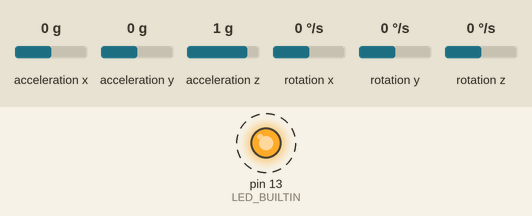
This sketch was run on a simulated Arduino Uno, built with avr-gcc and run on an emulated ATmega328P. Parts: output pins drawn as LEDs (lit = HIGH). Dashed ring = blinking. Inputs (shaded band) come from the test bench; at power-on: acceleration x 0 g, acceleration y 0 g, acceleration z 1 g, rotation x 0 °/s, rotation y 0 °/s, rotation z 0 °/s. What the sketch prints to the serial monitor is not drawn.

Above: at 20.37 s.
Timing chart, 0 to 23.3 s (numbered marks = the images above):
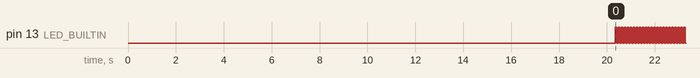

The sketch:

arduino.ino
```cpp
#include <SoftwareSerial.h>

#include "Wire.h"
#include "I2Cdev.h"
#include "MPU6050.h"

SoftwareSerial hc12(4, 5);
MPU6050 accelgyro;

const float pi = acos(-1.0);

float oax, oay, oaz; // 'o' stands for 'offset'
float ogx, ogy, ogz;

float rot_y;

const int samples = 10;
const int initCount = 500;

int lastMicros;

bool blinkLed;

// Returns acceleration, as a multiple of g (gravitational acceleration)
void getAcceleration(float &rrax, float &rray, float &rraz) {
  int16_t ax, ay, az;
  float rax = 0.0, ray = 0.0, raz = 0.0;
  for (int i = 0; i < samples; ++i) {
    accelgyro.getAcceleration(&ax, &ay, &az);
    rax += ax;
    ray += ay;
    raz += az;
  }
  rrax = rax / (samples * 16384.0);
  rray = ray / (samples * 16384.0);
  rraz = raz / (samples * 16384.0);
}

void getRotation(float &rrgx, float &rrgy, float &rrgz) {
  int16_t gx, gy, gz;
  float rgx = 0.0, rgy = 0.0, rgz = 0.0;
  for (int i = 0; i < samples; ++i) {
    accelgyro.getRotation(&gx, &gy, &gz);
    rgx += gx;
    rgy += gy;
    rgz += gz;
  }
  rrgx = rgx / (samples * 131.0);
  rrgy = rgy / (samples * 131.0);
  rrgz = rgz / (samples * 131.0);
}

void initSensor() {
  oax = oay = oaz = ogx = ogy = ogz = 0.0;

  for (int i = 0; i < initCount; ++i) {
    float fax, fay, faz, fgx, fgy, fgz;
    getAcceleration(fax, fay, faz);
    getRotation(fgx, fgy, fgz);
    oax += fax, oay += fay, oaz += faz;
    ogx += fgx, ogy += fgy, ogz += fgz;
    Serial.print("Init: ");
    Serial.print(i);
    Serial.print("/");
    Serial.println(initCount);
  }

  oax /= initCount;
  oay /= initCount;
  oaz /= initCount;

  ogx /= initCount;
  ogy /= initCount;
  ogz /= initCount;
}

void setup() {
  // HC-12 wireless module setup
  pinMode(4, INPUT);
  pinMode(5, OUTPUT);
  hc12.begin(9600);

  // join I2C bus (I2Cdev library doesn't do this automatically)
  Wire.begin();

  // initialize serial communication
  Serial.begin(38400);

  // initialize device
  Serial.println("Initializing I2C devices...");
  accelgyro.initialize();

  // verify connection
  Serial.println("Testing device connections...");
  Serial.println(accelgyro.testConnection() ? "MPU6050 connection successful" : "MPU6050 connection failed");

  // sensor calibration
  initSensor();

  rot_y = 0.0;
  lastMicros = micros();

  // LED
  pinMode(LED_BUILTIN, OUTPUT);
  blinkLed = false;
}

void loop() {
  float ax, ay, az, gx, gy, gz;
//  Serial.println("New loop");
  getAcceleration(ax, ay, az);
//  Serial.println("Got acceleration");
  getRotation(gx, gy, gz);
//  Serial.println("Got rotation");

  float a_z = az - oaz;
  float g_y = gy - ogy;

  int thisMicros = micros();
  rot_y += g_y * (thisMicros - lastMicros) / 1e6;
  lastMicros = thisMicros;

  int8_t data = 0x0;

  Serial.print(a_z, 3);
  Serial.print("\t\t");
  Serial.print(rot_y, 3);

  if (a_z > 0.9) {
    data |= 0x8;
    Serial.print("\t\tU");
  } else {
    Serial.print("\t\t-");
  }

  if (rot_y < -8.0) {
    data |= 0x1;
    Serial.println("R");
  } else if (rot_y > 8.0) {
    data |= 0x2;
    Serial.println("L");
  } else {
    Serial.println("-");
  }

  blinkLed = !blinkLed;
  digitalWrite(LED_BUILTIN, blinkLed);

  hc12.print(data);

  delay(20);
}
```

Measured:
- by itself, pin 13 (LED_BUILTIN): alternates HIGH for 0.06 s and LOW for 0.06 s
